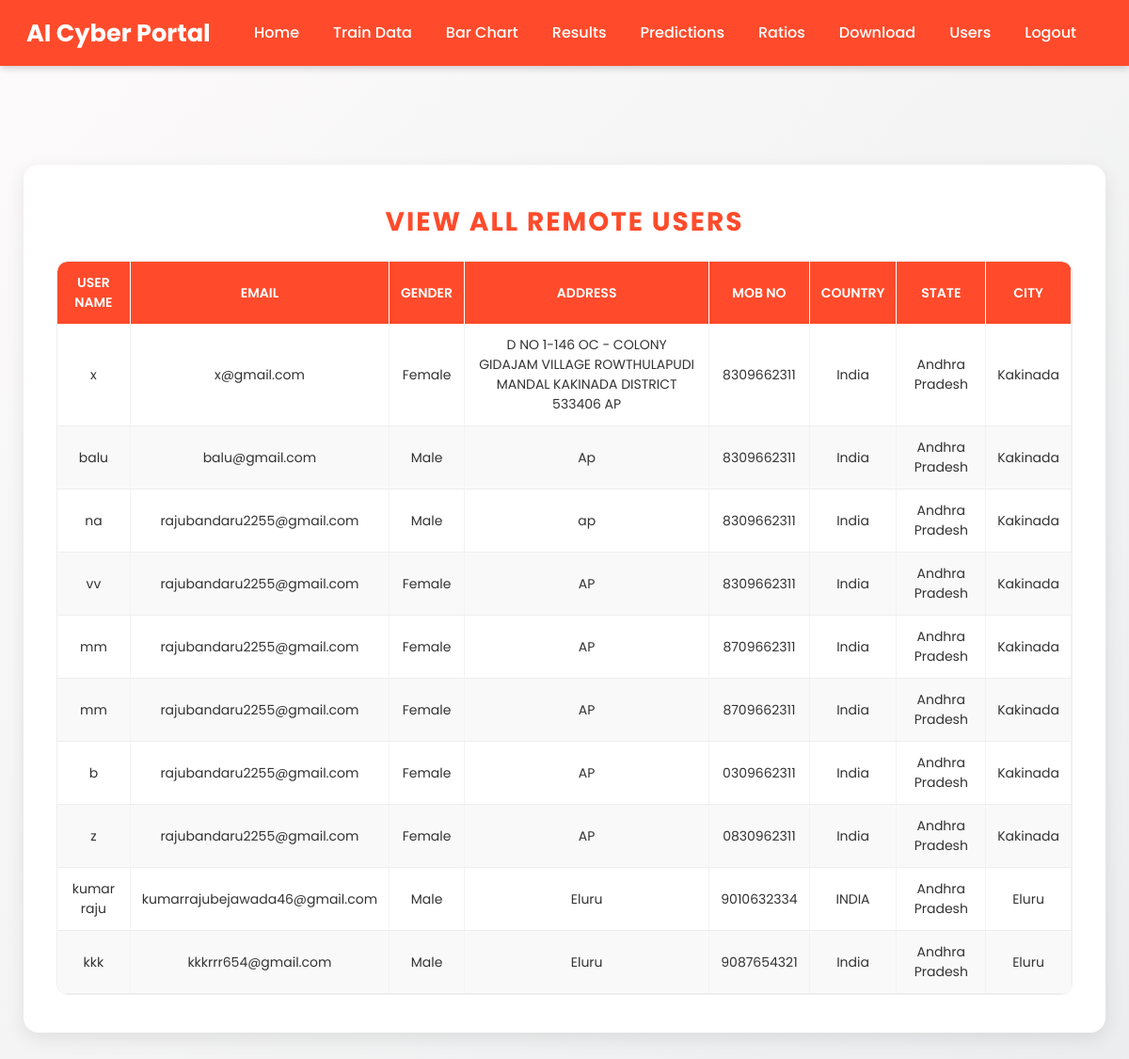
The page /View_Remote_Users/ on the database its author committed.
### Remote_User/models.py (models this page shows)
class ClientRegister_Model(models.Model):
    username = models.CharField(max_length=30)
    email = models.EmailField(max_length=30)
    password = models.CharField(max_length=10)
    phoneno = models.CharField(max_length=10)
    country = models.CharField(max_length=20)
    state = models.CharField(max_length=30)
    city = models.CharField(max_length=30)
    gender= models.CharField(max_length=10)
    address= models.CharField(max_length=20)

### Service_Provider/views.py (the view)
# urls.py: re_path(r'View_Remote_Users/$', serviceprovider.View_Remote_Users, name="View_Remote_Users"),
def View_Remote_Users(request):
    obj = ClientRegister_Model.objects.all()
    return render(request, 'SProvider/View_Remote_Users.html', {'objects': obj})

### Template/htmls/SProvider/View_Remote_Users.html (shortened to what this page needs)
{% extends 'SProvider/Header.html' %}
{% block researchblock %}
<body>
  <div class="main-content">
    <div class="container">
      <p id="title">View All Remote Users</p>
      <div class="table-container">
        <table>
          <thead>
            <tr>
              <th>User Name</th>
              <th>Email</th>
              <th>Gender</th>
              <th>Address</th>
              <th>Mob No</th>
              <th>Country</th>
              <th>State</th>
              <th>City</th>
            </tr>
          </thead>
          <tbody>
            {% for o in objects %}
            <tr>
              <td>{{ o.username }}</td>
              <td>{{ o.email }}</td>
              <td>{{ o.gender }}</td>
              <td>{{ o.address }}</td>
              <td>{{ o.phoneno }}</td>
              <td>{{ o.country }}</td>
              <td>{{ o.state }}</td>
              <td>{{ o.city }}</td>
            </tr>
            {% empty %}
            <tr>
              <td colspan="8" style="color: #ff4b2b; font-weight: bold;">No Users Found</td>
            </tr>
            {% endfor %}
          </tbody>
        </table>
      </div>
    </div>
  </div>
</body>
{% endblock %}

### Template/htmls/SProvider/Header.html (shortened to what this page needs)
<!DOCTYPE html>
{% load static %}
<html lang="en">
<head>
  <link href="https://cdn.jsdelivr.net/npm/bootstrap@5.3.3/dist/css/bootstrap.min.css" rel="stylesheet">
</head>
<body>
  <nav class="navbar navbar-expand-lg">
    <div class="container-fluid">
      <a class="navbar-brand" href="#">AI Cyber Portal</a>
      <div class="collapse navbar-collapse justify-content-end" id="navbarNav">
        <ul class="navbar-nav">
          <li class="nav-item"><a class="nav-link" href="{% url 'index' %}">Home</a></li>
          <li class="nav-item"><a class="nav-link" href="{% url 'train_model' %}">Train Data</a></li>
          <li class="nav-item"><a class="nav-link" href="{% url 'likeschart' 'bar' %}">Bar Chart</a></li>
          <li class="nav-item"><a class="nav-link" href="{% url 'charts1' 'line' %}">Results</a></li>
          <li class="nav-item"><a class="nav-link" href="{% url 'View_Prediction_Of_Cyber_Attack_Type' %}">Predictions</a></li>
          <li class="nav-item"><a class="nav-link" href="{% url 'View_Prediction_Of_Cyber_Attack_Type_Ratio' %}">Ratios</a></li>
          <li class="nav-item"><a class="nav-link" href="{% url 'Download_Predicted_DataSets' %}">Download</a></li>
          <li class="nav-item"><a class="nav-link" href="{% url 'View_Remote_Users' %}">Users</a></li>
          <li class="nav-item"><a class="nav-link" href="{% url 'index' %}">Logout</a></li>
        </ul>
      </div>
    </div>
  </nav>
  <div class="mainholder">
    {% block researchblock %}{% endblock %}
  </div>
</body>
</html>

### Template/htmls/SProvider/Header.html (style rules this page uses)
body { font-family: "Poppins", sans-serif; background: linear-gradient(135deg, #fdfbfb, #ebedee); color: #333; min-height: 100vh; margin: 0; }
.navbar { background-color: #ff4b2b; box-shadow: 0 2px 8px rgba(0, 0, 0, 0.2); min-height: 70px; padding: 0 16px; }
.navbar-brand { color: white !important; font-weight: bold; font-size: 1.6rem; white-space: nowrap; flex-grow: 1; }
.navbar-nav .nav-link { color: white !important; margin-right: 20px; font-weight: 500; transition: color 0.3s, background 0.3s; text-align: center; background: none !important; border-radius: 0 !important; }
.navbar-collapse { transition: none; background: none !important; box-shadow: none; border-radius: 0; padding: 0; margin: 0; }
.mainholder { padding: 20px; }

### Template/htmls/SProvider/View_Remote_Users.html (style rules this page uses)
html, body { background: linear-gradient(135deg, #fdfbfb, #ebedee); font-family: 'Poppins', sans-serif; margin: 0; padding: 0; color: #333; min-height: 100vh; }
.main-content { padding-top: 85px; min-height: 100vh; display: flex; justify-content: center; align-items: flex-start; }
.container { background: #fff; padding: 40px 35px; border-radius: 16px; box-shadow: 0px 6px 20px rgba(0, 0, 0, 0.09); max-width: 1150px; width: 100%; margin-bottom: 40px; display: flex; flex-direction: column; }
#title { font-size: 28px; font-weight: 700; text-align: center; color: #ff4b2b; text-transform: uppercase; letter-spacing: 2px; margin-bottom: 20px; font-family: 'Poppins', sans-serif; }
.table-container { flex: 1; overflow-y: auto; overflow-x: auto; border-radius: 12px; border: 1px solid #eee; background: none; scrollbar-width: thin; scrollbar-color: #ff4b2b #fdfbfb; }
table { width: 100%; border-collapse: collapse; border-radius: 10px; overflow: hidden; background: #fff; }
th { background: #ff4b2b; color: #fff; text-align: center; padding: 12px; font-size: 14px; text-transform: uppercase; font-weight: 600; position: sticky; top: 0; z-index: 2; border-right: 1px solid #fff; }
td { text-align: center; padding: 12px; font-size: 14px; color: #333; background-color: #fff; border-bottom: 1px solid #eee; transition: background 0.3s ease; border-right: 1px solid #f3f3f3; font-family: 'Poppins', sans-serif; }
tr:nth-child(even) td { background-color: #f9f9f9; }

### rows shown on the page
ClientRegister_Model: username "x", email "x@gmail.com", gender "Female", address "D NO 1-146 OC - COLONY GIDAJAM VILLAGE ROWTHULAPUDI MANDAL KAKINADA DISTRICT 533406 AP", phoneno "8309662311", country "India", state "Andhra Pradesh", city "Kakinada"
ClientRegister_Model: username "balu", email "balu@gmail.com", gender "Male", address "Ap", phoneno "8309662311", country "India", state "Andhra Pradesh", city "Kakinada"
ClientRegister_Model: username "na", email "rajubandaru2255@gmail.com", gender "Male", address "ap", phoneno "8309662311", country "India", state "Andhra Pradesh", city "Kakinada"
ClientRegister_Model: username "vv", email "rajubandaru2255@gmail.com", gender "Female", address "AP", phoneno "8309662311", country "India", state "Andhra Pradesh", city "Kakinada"
ClientRegister_Model: username "mm", email "rajubandaru2255@gmail.com", gender "Female", address "AP", phoneno "8709662311", country "India", state "Andhra Pradesh", city "Kakinada"
ClientRegister_Model: username "mm", email "rajubandaru2255@gmail.com", gender "Female", address "AP", phoneno "8709662311", country "India", state "Andhra Pradesh", city "Kakinada"
ClientRegister_Model: username "b", email "rajubandaru2255@gmail.com", gender "Female", address "AP", phoneno "0309662311", country "India", state "Andhra Pradesh", city "Kakinada"
ClientRegister_Model: username "z", email "rajubandaru2255@gmail.com", gender "Female", address "AP", phoneno "0830962311", country "India", state "Andhra Pradesh", city "Kakinada"
ClientRegister_Model: username "kumar raju", email "kumarrajubejawada46@gmail.com", gender "Male", address "Eluru", phoneno "9010632334", country "INDIA", state "Andhra Pradesh", city "Eluru"
ClientRegister_Model: username "kkk", email "kkkrrr654@gmail.com", gender "Male", address "Eluru", phoneno "9087654321", country "India", state "Andhra Pradesh", city "Eluru"
